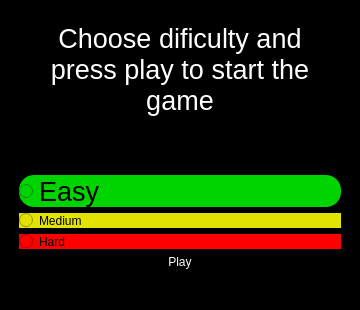
<?xml version="1.0" encoding="UTF-8"?>
<ui version="4.0">
 <class>MainWindow</class>
 <widget class="QMainWindow" name="MainWindow">
  <property name="geometry">
   <rect>
    <x>0</x>
    <y>0</y>
    <width>360</width>
    <height>310</height>
   </rect>
  </property>
  <property name="minimumSize">
   <size>
    <width>360</width>
    <height>310</height>
   </size>
  </property>
  <property name="maximumSize">
   <size>
    <width>360</width>
    <height>310</height>
   </size>
  </property>
  <property name="windowTitle">
   <string>MASTERMIND</string>
  </property>
  <property name="windowIcon">
   <iconset>
    <normalon>main icon.png</normalon>
   </iconset>
  </property>
  <property name="styleSheet">
   <string notr="true">background-color: rgb(0, 0, 0);</string>
  </property>
  <widget class="QWidget" name="centralwidget">
   <layout class="QGridLayout" name="gridLayout">
    <item row="0" column="0">
     <widget class="QFrame" name="frame">
      <property name="frameShape">
       <enum>QFrame::StyledPanel</enum>
      </property>
      <property name="frameShadow">
       <enum>QFrame::Raised</enum>
      </property>
      <layout class="QVBoxLayout" name="verticalLayout_3">
       <item>
        <layout class="QVBoxLayout" name="verticalLayout_2">
         <item>
          <widget class="QTextEdit" name="textEdit">
           <property name="cursor" stdset="0">
            <cursorShape>ArrowCursor</cursorShape>
           </property>
           <property name="styleSheet">
            <string notr="true">font: 20pt &quot;MS Shell Dlg 2&quot;;
background-color: rgb(0, 0, 0);
color: rgb(255, 255, 255);
border-radius:15px;
</string>
           </property>
           <property name="verticalScrollBarPolicy">
            <enum>Qt::ScrollBarAlwaysOff</enum>
           </property>
           <property name="horizontalScrollBarPolicy">
            <enum>Qt::ScrollBarAlwaysOff</enum>
           </property>
           <property name="readOnly">
            <bool>true</bool>
           </property>
           <property name="html">
            <string>&lt;!DOCTYPE HTML PUBLIC &quot;-//W3C//DTD HTML 4.0//EN&quot; &quot;http://www.w3.org/TR/REC-html40/strict.dtd&quot;&gt;
&lt;html&gt;&lt;head&gt;&lt;meta name=&quot;qrichtext&quot; content=&quot;1&quot; /&gt;&lt;style type=&quot;text/css&quot;&gt;
p, li { white-space: pre-wrap; }
&lt;/style&gt;&lt;/head&gt;&lt;body style=&quot; font-family:'MS Shell Dlg 2'; font-size:20pt; font-weight:400; font-style:normal;&quot;&gt;
&lt;p align=&quot;center&quot; style=&quot; margin-top:0px; margin-bottom:0px; margin-left:0px; margin-right:0px; -qt-block-indent:0; text-indent:0px;&quot;&gt;Choose dificulty and press play to start the game&lt;/p&gt;&lt;/body&gt;&lt;/html&gt;</string>
           </property>
          </widget>
         </item>
         <item>
          <layout class="QVBoxLayout" name="verticalLayout">
           <item>
            <widget class="QRadioButton" name="Rb_easymode">
             <property name="font">
              <font>
               <family>MS Shell Dlg 2</family>
               <pointsize>20</pointsize>
               <weight>50</weight>
               <italic>false</italic>
               <bold>false</bold>
              </font>
             </property>
             <property name="cursor">
              <cursorShape>PointingHandCursor</cursorShape>
             </property>
             <property name="toolTip">
              <string>&lt;html&gt;&lt;head/&gt;&lt;body&gt;&lt;p align=&quot;center&quot;&gt;&lt;span style=&quot; font-weight:600;&quot;&gt;&lt;br/&gt;&lt;/span&gt;&lt;/p&gt;&lt;/body&gt;&lt;/html&gt;</string>
             </property>
             <property name="whatsThis">
              <string>&lt;html&gt;&lt;head/&gt;&lt;body&gt;&lt;p align=&quot;center&quot;&gt;&lt;br/&gt;&lt;/p&gt;&lt;/body&gt;&lt;/html&gt;</string>
             </property>
             <property name="styleSheet">
              <string notr="true">font: 20pt &quot;MS Shell Dlg 2&quot;;
background-color: rgb(0, 212, 0);
border-radius: 15px;</string>
             </property>
             <property name="text">
              <string>Easy</string>
             </property>
             <property name="checkable">
              <bool>true</bool>
             </property>
             <property name="checked">
              <bool>false</bool>
             </property>
            </widget>
           </item>
           <item>
            <widget class="QRadioButton" name="Rb_mediummode">
             <property name="cursor">
              <cursorShape>PointingHandCursor</cursorShape>
             </property>
             <property name="styleSheet">
              <string notr="true">font: 20pt &quot;MS Shell Dlg 2&quot;;
background-color: rgb(227, 227, 0);
border-radius: 15px;</string>
             </property>
             <property name="text">
              <string>Medium</string>
             </property>
            </widget>
           </item>
           <item>
            <widget class="QRadioButton" name="Rb_hardmode">
             <property name="cursor">
              <cursorShape>PointingHandCursor</cursorShape>
             </property>
             <property name="whatsThis">
              <string>&lt;html&gt;&lt;head/&gt;&lt;body&gt;&lt;p align=&quot;center&quot;&gt;&lt;br/&gt;&lt;/p&gt;&lt;/body&gt;&lt;/html&gt;</string>
             </property>
             <property name="styleSheet">
              <string notr="true">font: 20pt &quot;MS Shell Dlg 2&quot;;
background-color: rgb(255, 0, 0);
border-radius: 15px;</string>
             </property>
             <property name="text">
              <string>Hard</string>
             </property>
            </widget>
           </item>
           <item>
            <widget class="QPushButton" name="StartButton">
             <property name="cursor">
              <cursorShape>PointingHandCursor</cursorShape>
             </property>
             <property name="styleSheet">
              <string notr="true">font: 20pt &quot;MS Shell Dlg 2&quot;;
background-color: rgb(0, 0, 0);
color: rgb(255, 255, 255);
border-radius: 15px;</string>
             </property>
             <property name="text">
              <string>Play</string>
             </property>
             <property name="checkable">
              <bool>false</bool>
             </property>
            </widget>
           </item>
          </layout>
         </item>
        </layout>
       </item>
      </layout>
     </widget>
    </item>
   </layout>
  </widget>
  <widget class="QMenuBar" name="menubar">
   <property name="geometry">
    <rect>
     <x>0</x>
     <y>0</y>
     <width>360</width>
     <height>21</height>
    </rect>
   </property>
  </widget>
  <widget class="QStatusBar" name="statusbar"/>
 </widget>
 <resources/>
 <connections/>
</ui>
